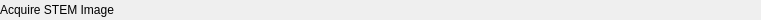
<?xml version="1.0" encoding="UTF-8"?>
<ui version="4.0">
 <class>Form</class>
 <widget class="QWidget" name="Form">
  <property name="geometry">
   <rect>
    <x>0</x>
    <y>0</y>
    <width>761</width>
    <height>20</height>
   </rect>
  </property>
  <property name="windowTitle">
   <string>Form</string>
  </property>
  <widget class="QLabel" name="label">
   <property name="geometry">
    <rect>
     <x>0</x>
     <y>0</y>
     <width>261</width>
     <height>19</height>
    </rect>
   </property>
   <property name="text">
    <string>Acquire STEM Image</string>
   </property>
  </widget>
 </widget>
 <resources/>
 <connections/>
</ui>
